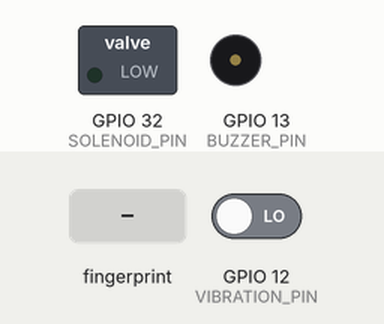
This sketch was run on a simulated ESP32. Parts: switched loads named in the sketch (green lamp = pin HIGH), buzzer (waves = sounding, pin HIGH). The inputs (shaded band) are chosen by the test bench; at power-on: GPIO 12 (VIBRATION_PIN) LOW. WiFi joins after 1.5 s; servers stay silent unless stated; no MQTT or app messages arrive unless stated; the Firebase database answers and starts empty; what the sketch prints to the serial monitor is not drawn.

Above: at 4.1 s.
4.2 s: GPIO 12 (VIBRATION_PIN) driven HIGH
At 7.4 s:
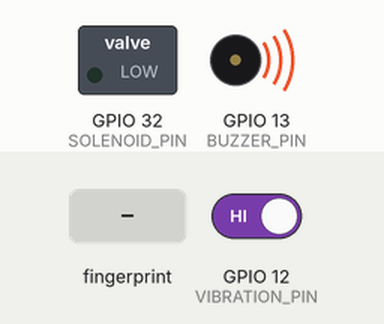
8.5 s: finger stored as number 1 placed on the sensor
At 15.5 s:
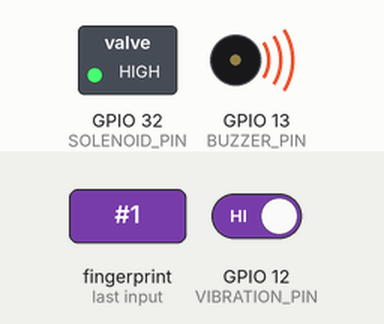
16.1 s: GPIO 12 (VIBRATION_PIN) driven LOW
At 19.8 s:
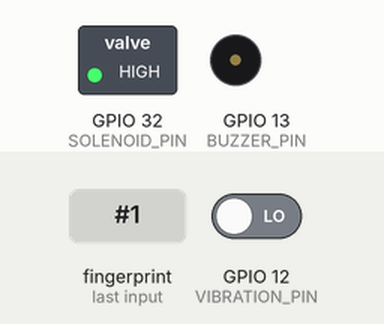
Timing chart, 0 to 21.3 s (numbered marks = the images above; inputs shaded):
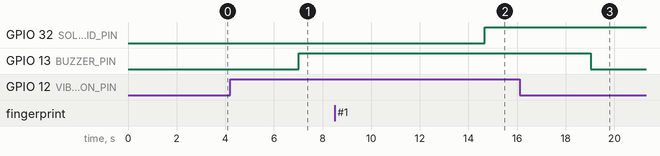

Measured:
- after the input at 4.2 s, GPIO 13 (BUZZER_PIN): LOW → HIGH after 2.8 s
- after the input at 8.5 s, GPIO 32 (SOLENOID_PIN): LOW → HIGH after 6.2 s
- after the input at 16.1 s, GPIO 13 (BUZZER_PIN): HIGH → LOW after 2.9 s

The sketch:

SecureLocker_FnDVmqApps.ino
```cpp
#include <Adafruit_Fingerprint.h>
#include <WiFi.h>
#include <PubSubClient.h>
#include <IOXhop_FirebaseESP32.h>
#include <ArduinoJson.h>

// Define the hardware serial port to use for the fingerprint sensor
#define RXD2 16
#define TXD2 17

#define SOLENOID_PIN 32   // Define the pin connected to the solenoid lock
#define VIBRATION_PIN 12  // Define the pin connected to the vibration sensor
#define BUZZER_PIN 13     // Define the pin connected to the buzzer

#define FIREBASE_HOST "maass3-8085d-default-rtdb.asia-southeast1.firebasedatabase.app"  //Masukkan link realtime database Firebase
#define FIREBASE_AUTH "jFPX6RUB9DfgvEEFGjV8pBdge1FVyrp269NMHVeB"

String switchlock;  //variable(switchlock) to read status LED in Firebase RTDB
String switchbuzz;  //variable(switchlock) to read status LED in Firebase RTDB

HardwareSerial mySerial(2);
Adafruit_Fingerprint finger = Adafruit_Fingerprint(&mySerial);

const char* ssid = "Pena pemuji";
const char* password = "77777777";

const char* mqtt_server = "broker.hivemq.com";  // MQTT broker address
const int mqtt_port = 1883;                     // MQTT broker port

WiFiClient espClient;
PubSubClient client(espClient);

// MQTT topics
const char* vibration_topic = "vibrationValue";

void unlockDoor();
void lockDoor();
bool fingerprintTrigger();
uint8_t getFingerprintID();
void handleVibration();
void connectToWiFi();
void reconnectToMQTT();
void publishVibration(int vibrationValue);

void setup() {
  Serial.begin(115200);
  delay(100);
  Serial.println("Fingerprint sensor test");

  // Start the hardware serial port for the fingerprint sensor
  mySerial.begin(57600, SERIAL_8N1, RXD2, TXD2);

  // Set the data rate for the sensor serial port
  finger.begin(57600);
  if (finger.status_reg == FINGERPRINT_OK) {
    Serial.println("Found fingerprint sensor!");
  } else {
    Serial.println("Couldn't find fingerprint sensor :(");
    while (1)
      ;
  }
  finger.getParameters();

  pinMode(SOLENOID_PIN, OUTPUT);  // Set the solenoid pin as an output
  pinMode(VIBRATION_PIN, INPUT);  // Set the vibration sensor pin as an input
  pinMode(BUZZER_PIN, OUTPUT);    // Set the buzzer pin as an output

  connectToWiFi();
  client.setServer(mqtt_server, mqtt_port);

  Firebase.begin(FIREBASE_HOST, FIREBASE_AUTH);  //Hosting Firebase


  Firebase.setString("Actuator/Doorlock1","ON");  //set inital status of Actuator
  Firebase.setString("Actuator/Buzzer","OFF");   //set inital status of Actuator
}

void loop() {
  // Ensure the MQTT connection remains active
  if (!client.connected()) {
    reconnectToMQTT();
  }
  client.loop();

  // Check for fingerprint detection
  if (fingerprintTrigger()) {
    unlockDoor();  // Unlock the door
    delay(3000);   // Keep the door unlocked for 3 seconds (adjust as needed)
    lockDoor();    // Lock the door after the delay
  }

  // Handle vibration sensor
  handleVibration();
}

// Function to detect fingerprint and trigger the door lock
bool fingerprintTrigger() {
  Serial.println("Place your finger on the sensor...");

  // Delay for 3 seconds before scanning the fingerprint
  delay(4000);

  uint8_t id = getFingerprintID();

  if (id == 1) {
    Serial.println("Welcome, Farhan");
    return true;  // Trigger the door to unlock
  } else if (id == 2) {
    Serial.println("Selamat Datang Pelajar");
    return true;  // Trigger the door to unlock
  } else if (id == 0) {
    Serial.println("No finger detected");
  }
  return false;  // Do not trigger the door to unlock
}

// Function to get fingerprint ID
uint8_t getFingerprintID() {
  uint8_t p = finger.getImage();
  if (p != FINGERPRINT_OK) {
    Serial.println("Unauthorized Access");
    return 0;
  }

  p = finger.image2Tz();
  if (p != FINGERPRINT_OK) {
    Serial.println("Image conversion failed");
    return 0;
  }

  p = finger.fingerFastSearch();
  if (p != FINGERPRINT_OK) {
    Serial.println("Fingerprint not found");
    return 0;
  }

  // Fingerprint found!
  Serial.print("Found fingerprint ID #");
  Serial.print(finger.fingerID);
  Serial.println();
  return finger.fingerID;

   // Solenoid Control*
  switchlock = Firebase.getString("Actuator/Doorlock1");
  switchlock.toUpperCase(); //change rule to uppercase

  if(switchlock == "ON" || switchlock == "1"){
      digitalWrite(SOLENOID_PIN,HIGH);
      Serial.print("Doorlock Upper Status:");
      Serial.println(switchlock);
    }else if(switchlock == "OFF" || switchlock == "0"){
      digitalWrite(SOLENOID_PIN,LOW);
      Serial.print("Doorlock Upper Status:");
      Serial.println(switchlock);
    }

    // Buzzer Control*
    switchbuzz = Firebase.getString("Actuator/Buzzer");
    switchbuzz.toUpperCase(); //change rule to uppercase

  if(switchbuzz == "ON" || switchbuzz == "1"){
      digitalWrite(BUZZER_PIN,HIGH);
      Serial.print("Buzzer Status:");
      Serial.println(switchbuzz);
    }else if(switchbuzz == "OFF" || switchbuzz == "0"){
      digitalWrite(BUZZER_PIN,LOW);
      Serial.print("Buzzer Status:");
      Serial.println(switchbuzz);
    }
}

// Function to unlock the door
void unlockDoor() {
  digitalWrite(SOLENOID_PIN, LOW);  // Activate the solenoid to unlock the door
  Serial.println("Door unlocked");
}

// Function to lock the door
void lockDoor() {
  digitalWrite(SOLENOID_PIN, HIGH);  // Deactivate the solenoid to lock the door
  Serial.println("Door locked");
}

// Function to handle vibration detection and buzzer activation
void handleVibration() {
  static unsigned long lastVibrationTime = 0;  // Stores the last time vibration was detected
  const unsigned long buzzerDuration = 2000;   // Duration to keep the buzzer on in milliseconds

  int vibrationValue = digitalRead(VIBRATION_PIN);

  // If vibration is detected (HIGH)
  if (vibrationValue == HIGH) {
    Serial.println("Thief Alerts");

    // Update the last vibration time
    lastVibrationTime = millis();

    // Turn on the buzzer
    digitalWrite(BUZZER_PIN, HIGH);

    // Publish the vibration event to MQTT
    publishVibration(vibrationValue);
  }

  // Turn off the buzzer after the duration has passed
  if (millis() - lastVibrationTime > buzzerDuration) {
    digitalWrite(BUZZER_PIN, LOW);  // Turn off the buzzer
    Serial.println("Buzzer turned off");
  }
  Firebase.setFloat("Sensor/Vibration", vibrationValue);
  Firebase.getFloat("Sensor/Vibration");
}

// Function to connect to WiFi
void connectToWiFi() {
  Serial.print("Connecting to WiFi...");
  WiFi.begin(ssid, password);
  while (WiFi.status() != WL_CONNECTED) {
    delay(500);
    Serial.print(".");
  }
  Serial.println("Connected to WiFi");
}

// Function to reconnect to MQTT
void reconnectToMQTT() {
  // Loop until we're reconnected
  while (!client.connected()) {
    Serial.print("Attempting MQTT connection...");
    // Attempt to connect
    if (client.connect("P-aangKacak")) {
      Serial.println("connected");
    } else {
      Serial.print("failed, rc=");
      Serial.print(client.state());
      Serial.println(" try again in 5 seconds");
      delay(5000);
    }
  }
}

// Function to publish vibration data to MQTT
void publishVibration(int vibrationValue) {
  client.publish(vibration_topic, String(vibrationValue).c_str());
}
```
